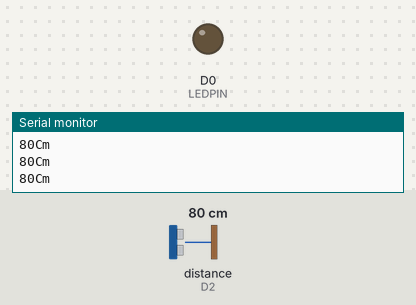
The sketch below on a simulated ESP8266 (NodeMCU). Parts: output pins drawn as LEDs (lit = HIGH), the last lines printed to the serial monitor. Wiring (inferred from the names in the program): ultrasonic range finder: trigger D1; echo D2. The test bench sets the inputs (shaded band); at power-on: distance to the obstacle (sensor on D2) 80 cm. The echo pulse lasts 58.3 µs per cm; WiFi joins after 1.5 s; servers stay silent unless stated; pins used as bus, display or sensor lines are not drawn.

Above: at 3.0 s.
3.1 s: distance to the obstacle (sensor on D2) set to 97 cm
4.6 s: distance to the obstacle (sensor on D2) set to 102 cm
At 5.8 s:
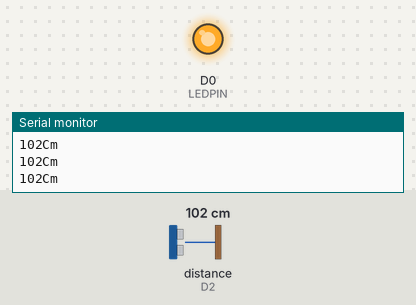
6.1 s: distance to the obstacle (sensor on D2) set to 2 cm
At 7.1 s:
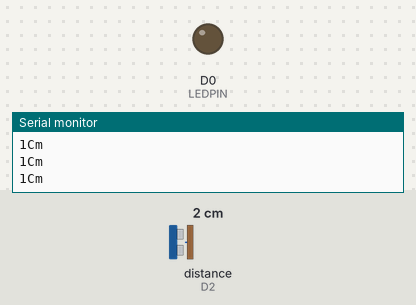
7.6 s: distance to the obstacle (sensor on D2) set to 120 cm
At 8.7 s:
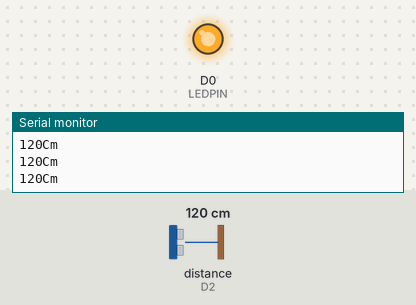
Timing chart, 0 to 10.1 s (numbered marks = the images above; inputs shaded):
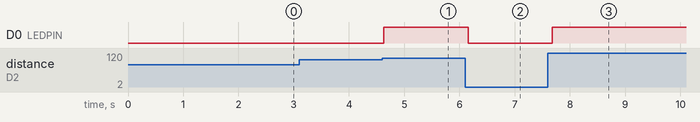

Measured:
- the behaviour switches between 99 and 100 cm on distance to the obstacle (sensor on D2) (found by bisection; images 0 and 1)
- after the input at 4.6 s, D0 (LEDPIN): LOW → HIGH at once
- after the input at 6.1 s, D0 (LEDPIN): HIGH → LOW after 0.06 s
- after the input at 7.6 s, D0 (LEDPIN): LOW → HIGH after 0.07 s

The sketch:

NodeMCU_UltraSonic_LED.ino
```cpp
// (licence header left out)
/* Comment this out to disable prints and save space */
#define BLYNK_PRINT Serial


#include <ESP8266WiFi.h>
#include <BlynkSimpleEsp8266.h>
#define TRIGGERPIN D1
#define ECHOPIN    D2

#define LEDPIN    D0

// You should get Auth Token in the Blynk App.
// Go to the Project Settings (nut icon).
char auth[] = "TOKEN Blynk";

// Your WiFi credentials.
// Set password to "" for open networks.
char ssid[] = "SSID";
char pass[] = "WiFi password";

WidgetLCD lcd(V1);

void setup()
{
  // Debug console
  Serial.begin(9600);
  pinMode(LEDPIN, OUTPUT);
  pinMode(TRIGGERPIN, OUTPUT);
  pinMode(ECHOPIN, INPUT);
  Blynk.begin(auth, ssid, pass);
  // You can also specify server:
  //Blynk.begin(auth, ssid, pass, "blynk-cloud.com", 8442);
  //Blynk.begin(auth, ssid, pass, IPAddress(192,168,1,100), 8442);

  lcd.clear(); //Use it to clear the LCD Widget
  lcd.print(0, 0, "Distance in cm"); // use: (position X: 0-15, position Y: 0-1, "Message you want to print")
  // Please use timed events when LCD printintg in void loop to avoid sending too many commands
  // It will cause a FLOOD Error, and connection will be dropped
}

void loop()
{
  lcd.clear();
  lcd.print(0, 0, "Distance in cm"); // use: (position X: 0-15, position Y: 0-1, "Message you want to print")
  long duration, distance;
  digitalWrite(TRIGGERPIN, LOW);
  delayMicroseconds(3);

  digitalWrite(TRIGGERPIN, HIGH);
  delayMicroseconds(12);

  digitalWrite(TRIGGERPIN, LOW);
  duration = pulseIn(ECHOPIN, HIGH);
  distance = (duration/2) / 29.1;
  Serial.print(distance);
  Serial.println("Cm");
  lcd.print(7, 1, distance);
  Blynk.run();
  if ( distance < 100) {
    digitalWrite(LEDPIN, LOW);
   }
  if ( distance >= 100) {
    digitalWrite(LEDPIN, HIGH);
   }
  delay(250);

}
```
